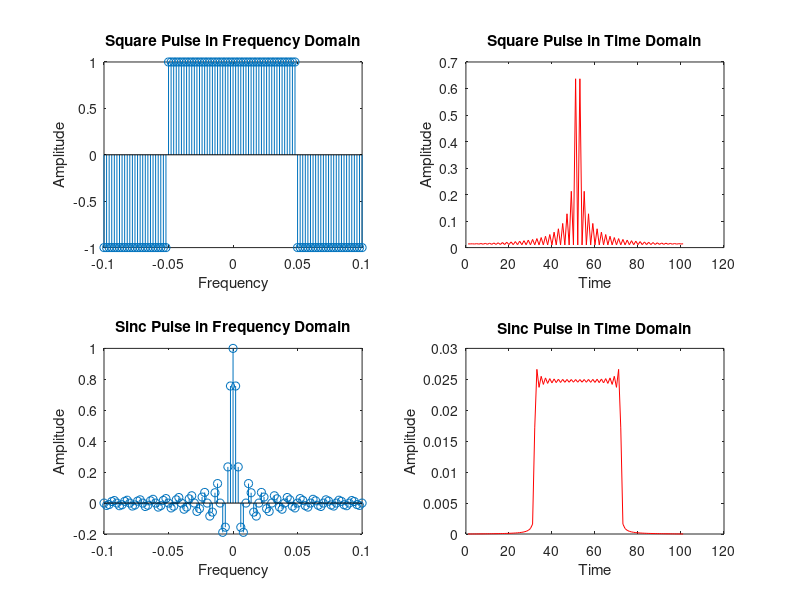

Write the MATLAB code that produced this figure. (Note: this script raises an error after producing the figure.)
%% Housekeeping
close all
%% Generate Input Signal and Add Noise Factor, Bitrate = 1/Tp
Tp = 0.1; % Half pulse width
sample_period = Tp/50; % dt, pulse and recieve sample period
dt = sample_period;
sample_freq = 1/sample_period; % Frequency of pulse and recieve signal 

bit_rate = 1/(1 * Tp); %Fb, frequency of bits sent out
bit_period = 1/bit_rate; % Ts, Time between bits sent out
Ts = bit_period;

sigma = 1;
%% Define Pulse Shapes
%w = linspace(-5, 5, (2*Ts)/dt+1); % frequency vector
w = -1*Ts:dt:Ts;

pulse_square_freq = ones(1,length(w));
pulse_square_freq(1,1:round(1/4*length(pulse_square_freq))) = -1;
pulse_square_freq(1,round(3/4*length(pulse_square_freq)):end) = -1;

pulse_sinc_freq = sinc((20*w)/Ts);


pulse_square_time = ifftshift(ifft(pulse_square_freq));
pulse_sinc_time = ifftshift(ifft(pulse_sinc_freq));

figure, hold on
subplot(2,2,1), stem(w,pulse_square_freq)
xlabel('Frequency'),ylabel('Amplitude'),title('Square Pulse in Frequency Domain')
subplot(2,2,2), plot(abs(pulse_square_time), 'r')
xlabel('Time'),ylabel('Amplitude'),title('Square Pulse in Time Domain')

subplot(2,2,3), stem(w,pulse_sinc_freq)
xlabel('Frequency'),ylabel('Amplitude'),title('Sinc Pulse in Frequency Domain')
subplot(2,2,4), plot(abs(pulse_sinc_time), 'r')
xlabel('Time'),ylabel('Amplitude'),title('Sinc Pulse in Time Domain')

sgtitle('Pulse Shapes Utilized')
hold off
%% Use Function on Square Pulse
[~, xn, decoded, SNR] = poopFunc(abs(pulse_square_time), sigma);

figure, hold on
subplot(2,1,1),stem(xn)
xlabel('Index'),ylabel('Amplitude'),title('Transmitted')
subplot(2,1,2),stem(decoded)
xlabel('Index'),ylabel('Amplitude'),title('Decoded')
sgtitle('System Using Sinc Pulse')
hold off

% display performance results
error = (sum(xn ~= decoded))/(length(decoded)); 

disp('PERFORMANCE FOR SQUARE PULSE')
disp(['Bitrate: ' ,num2str(bit_rate), ' bits/second'])
disp(['Standard Deviation: ' , num2str(sigma)])
disp(['SNR: ' , num2str(SNR)])
disp(['Error: ' ,num2str(error*100),' percent'])
%% Use Function on Sinc Pulse
[~, xn, decoded, SNR] = poopFunc(abs(pulse_sinc_time), sigma);

figure, hold on
subplot(2,1,1),stem(xn)
xlabel('Index'),ylabel('Amplitude'),title('Transmitted')
subplot(2,1,2),stem(decoded)
xlabel('Index'),ylabel('Amplitude'),title('Decoded')
sgtitle('System Using Square Pulse')
hold off

% display performance results
error = (sum(xn ~= decoded))/(length(decoded)); 

disp(' ');
disp('PERFORMANCE FOR SINC PULSE')
disp(['Bitrate: ' ,num2str(bit_rate), ' bits/second'])
disp(['Standard Deviation: ' , num2str(sigma)])
disp(['SNR: ' , num2str(SNR)])
disp(['Error: ' ,num2str(error*100),' percent'])

%% Up/down convert with 3 channel system
freq1 = 20;
freq2 = 30;
freq3 = 40;

band1 = pulse_sinc_freq * cos(2*pi*freq1*w);
band2 = pulse_sinc_freq * cos(2*pi*freq2*w);
band3 = pulse_sinc_freq * cos(2*pi*freq3*w);

% band1 = conv(pulse_sinc_freq, cos(2*pi*freq1*w)));
% band2 = conv(pulse_sinc_freq, cos(2*pi*freq2*w)));
% band3 = conv(pulse_sinc_freq, cos(2*pi*freq3*w)));

figure, hold on
subplot(3,1,1),plot(abs(band1))
xlabel('Index'),ylabel('Amplitude'),title('Band 1, 20Hz')
subplot(3,1,2),plot(abs(band2))
xlabel('Index'),ylabel('Amplitude'),title('Band 2, 30Hz')
subplot(3,1,3),plot(abs(band3))
xlabel('Index'),ylabel('Amplitude'),title('Band 3, 40 Hz')
sgtitle('Three Upscaled bands')
hold off
